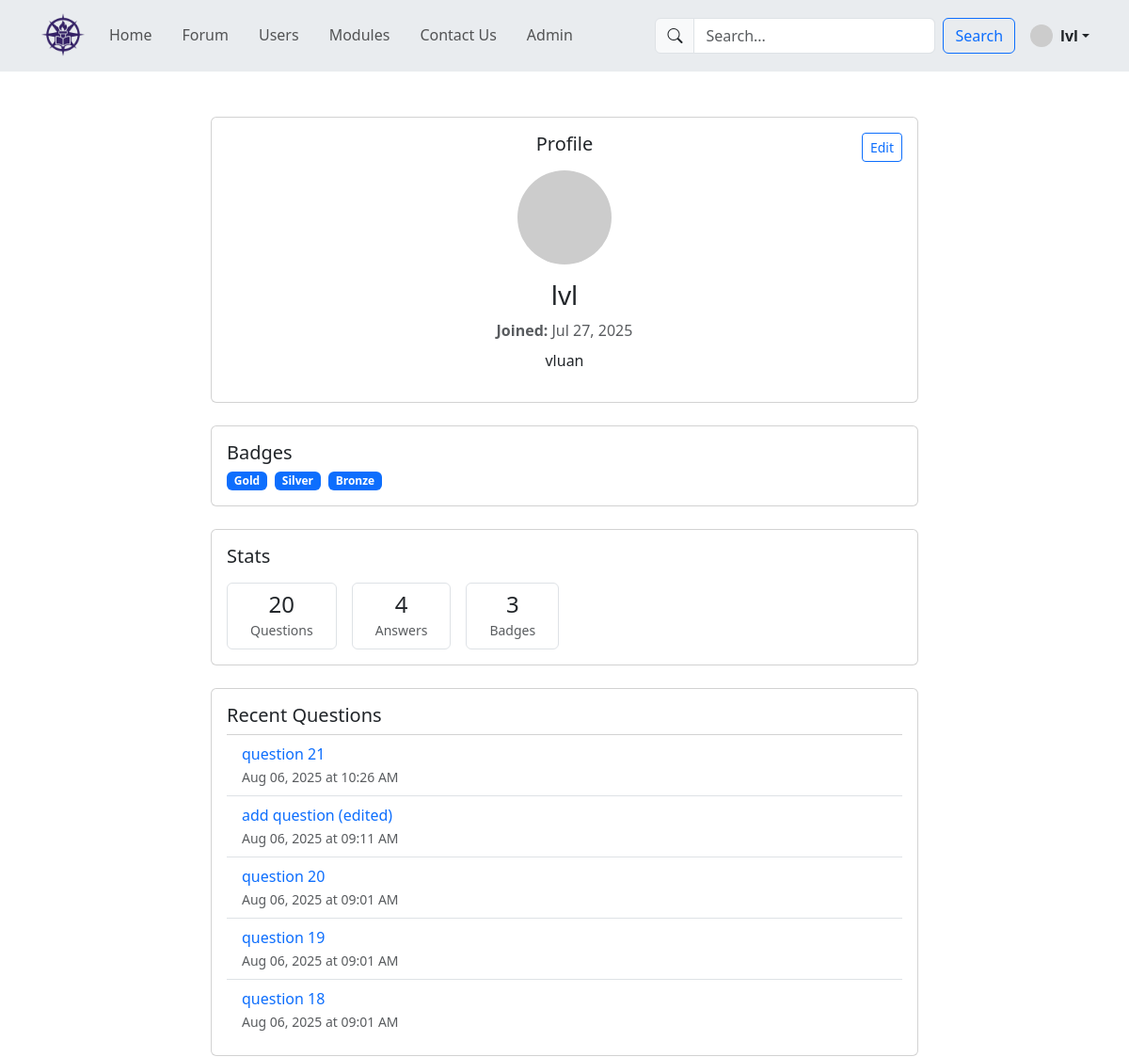
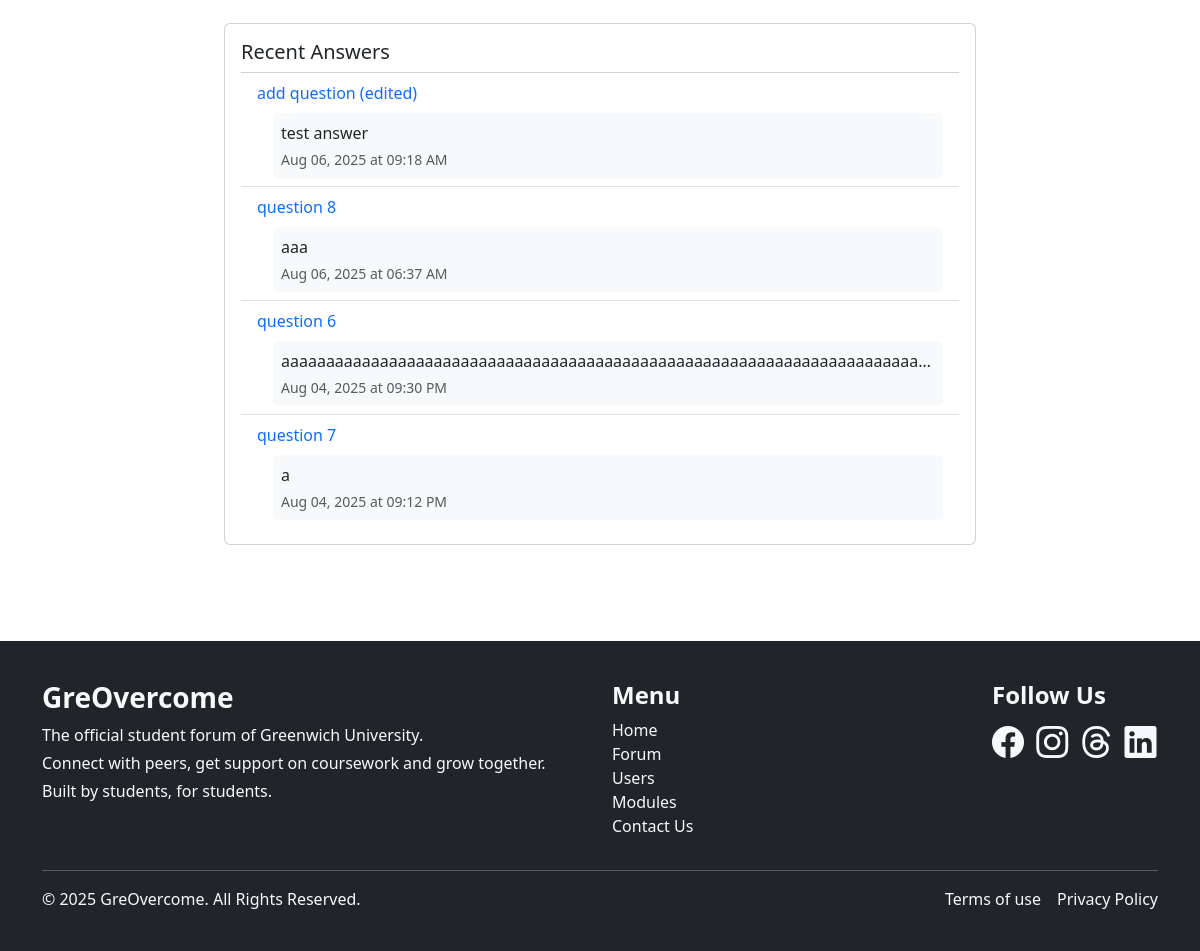
/coursework/user/tabs/users_tab/view_profile.php?id=5 (signed in), run on the app's committed database (2 pictures, top to bottom).
### tables this page shows
CREATE TABLE `user` (
  `id` int(11) NOT NULL,
  `name` varchar(255) NOT NULL,
  `email` varchar(255) NOT NULL,
  `password` varchar(255) NOT NULL,
  `created_at` datetime DEFAULT current_timestamp(),
  `bio` text DEFAULT NULL
);

CREATE TABLE `question` (
  `id` int(11) NOT NULL,
  `quest_title` text NOT NULL,
  `questtext` text NOT NULL,
  `questdate` datetime DEFAULT current_timestamp(),
  `images` text DEFAULT NULL,
  `userid` int(11) NOT NULL,
  `moduleid` int(11) NOT NULL
);

CREATE TABLE `answers` (
  `id` int(11) NOT NULL,
  `user_id` int(11) DEFAULT NULL,
  `user_name` varchar(100) NOT NULL,
  `answer_text` text NOT NULL,
  `question_id` int(11) NOT NULL,
  `created_at` datetime DEFAULT current_timestamp()
);

### coursework/user/tabs/users_tab/view_profile.php (called while the page is built, shortened)
<?php
    include '../../../system/include/DatabaseConnection.php';
    include '../../../system/include/DatabaseFunction.php';
    try {
        $userId = (int) $_GET['id'];
        $user = getUserById($pdo, $userId);
        $totalQuestions = getQuestionsAskedByUser($pdo, $userId);
        $userQuestions = getRecentQuestions($pdo, $userId);
        $userAnswers = getRecentAnswers($pdo, $userId);
        $badges = ['Gold', 'Silver', 'Bronze'];
        $totalAnswers = count($userAnswers);
        $totalBadges = count($badges);
        include 'templates/view_profile.html.php';
    } catch (PDOException $e) {
        $title = 'An error has occurred';
        $output = 'Database error: ' . $e ->getMessage();
    }
    include '../../templates/public_layout.html.php';

### coursework/system/include/DatabaseFunction.php (called while the page is built, shortened)
<?php
    function query($pdo, $sql, $parameters = []) {
        $query = $pdo->prepare($sql);
        $query->execute($parameters);
        return $query;
    }
    function getQuestionsAskedByUser($pdo, $user_id) {
        $parameters = [':user_id' => $user_id];
        $query = query($pdo, "SELECT COUNT(*) FROM question WHERE userid = :user_id", $parameters);
        return $query->fetchColumn();
    }
    function getRecentQuestions($pdo, $user_id) {
        $parameters = [':user_id' => $user_id];
        $sql = "SELECT id, quest_title, questtext, questdate FROM question WHERE userid = :user_id ORDER BY questdate DESC LIMIT 5";
        $query = query($pdo, $sql, $parameters);
        return $query->fetchAll();
    }
    function getRecentAnswers($pdo, $user_id) {
        $parameters = ['user_id' => $user_id];
        $sql = "SELECT answers.id, answers.answer_text, answers.created_at, question.quest_title, question_id
                FROM answers
                JOIN question ON answers.question_id = question.id
                WHERE answers.user_id = :user_id
                ORDER BY answers.created_at DESC
                LIMIT 5";
        $query = query($pdo, $sql, $parameters);
        return $query->fetchAll();
    }
    function getUserById($pdo, $id) {
        $parameters = [':id' => $id];
        $query = query($pdo, "SELECT * FROM user WHERE id = :id", $parameters);
        return $query->fetch();
    }

### coursework/user/tabs/users_tab/templates/view_profile.html.php (the view)
<div class="container pb-5">
  <div class="row justify-content-center mb-4">
    <div class="col-md-12">
      <div class="card p-3 text-center position-relative">
        <?php if ((isset($_SESSION['userid']) && $_SESSION['userid'] == $user['id']) || in_array('admin', $_SESSION['roles'])): ?>
          <a href="edit_profile.php?id=<?= $user['id'] ?>"
            class="btn btn-sm btn-outline-primary position-absolute top-0 end-0 m-3">
            Edit
          </a>
        <?php endif; ?>
        <h5 class="mb-3">Profile</h5>
      <img src="https://ui-avatars.com/api/?name=<?= urlencode($user['name']) ?>&background=0d6efd&color=fff"
           class="rounded-circle mb-3 mb-3 d-block mx-auto"
           width="100" height="100"
           alt="Avatar of <?= htmlspecialchars($user['name']) ?>">
      <h3><?= htmlspecialchars($user['name']) ?></h3>
      <p class="text-muted mb-2"><strong>Joined:</strong> <?= date('M d, Y', strtotime($user['created_at'])) ?></p>
      <p><?= $user['bio'] ?></p>
      </div>
    </div>
  </div>
  <div class="row mb-4">
    <div class="col-md-12">
      <div class="card p-3">
        <h5>Badges</h5>
        <div class="d-flex flex-wrap gap-2">
          <?php foreach ($badges as $badge): ?>
            <span class="badge bg-primary"><?= $badge ?></span>
          <?php endforeach; ?>
        </div>
      </div>
    </div>
  </div>
  <div class="row mb-4">
    <div class="col-md-12">
      <div class="card p-3">
        <h5 class="mb-3">Stats</h5>
        <div class="d-flex flex-wrap gap-3">
          <div class="border rounded text-center px-4 py-2">
            <h4 class="mb-0"><?= $totalQuestions ?></h4>
            <small class="text-muted">Questions</small>
          </div>
          <div class="border rounded text-center px-4 py-2">
            <h4 class="mb-0"><?= $totalAnswers ?></h4>
            <small class="text-muted">Answers</small>
          </div>
          <div class="border rounded text-center px-4 py-2">
            <h4 class="mb-0"><?= $totalBadges ?></h4>
            <small class="text-muted">Badges</small>
          </div>
        </div>
      </div>
    </div>
  </div>
  <div class="row g-4 mb-4">
    <div class="col-md-12">
      <div class="card p-3 h-100">
        <h5>Recent Questions</h5>
        <ul class="list-group list-group-flush">
          <?php if (count($userQuestions)): ?>
            <?php foreach ($userQuestions as $q): ?>
              <li class="list-group-item">
                <div>
                  <a href="../../view_question.php?id=<?= $q['id'] ?>" class="text-decoration-none">
                    <span class="d-block text-truncate" style="max-width: 100%;">
                      <?= htmlspecialchars($q['quest_title']) ?>
                    </span>
                  </a>
                </div>
                <small class="text-muted"><?= date('M d, Y \a\\t H:i A', strtotime($q['questdate'])) ?></small>
              </li>
            <?php endforeach; ?>
          <?php else: ?>
            <li class="list-group-item text-muted">No questions yet.</li>
          <?php endif; ?>
        </ul>
      </div>
    </div>
  </div>
  <div class="row g-4 mb-4">
    <div class="col-md-12">
      <div class="card p-3 h-100">
        <h5>Recent Answers</h5>
        <ul class="list-group list-group-flush">
          <?php if (count($userAnswers)): ?>
            <?php foreach ($userAnswers as $a): ?>
              <li class="list-group-item">
                <a href="../../view_question.php?id=<?= $a['question_id'] ?>" class="text-decoration-none">
                  <span class="d-block text-truncate" style="max-width: 100%;">
                    <?= htmlspecialchars($a['quest_title']) ?>
                  </span>
                </a>
                <div class="ms-3 mt-2 p-2 bg-light border-3 rounded">
                  <span class="d-block text-truncate" style="max-width: 100%;">
                    <?= htmlspecialchars($a['answer_text']) ?>
                  </span>
                  <div class="text-muted small mt-1"><?= date('M d, Y \a\\t h:i A', strtotime($a['created_at'])) ?></div>
                </div>
              </li>
            <?php endforeach; ?>
          <?php else: ?>
            <li class="list-group-item text-muted">No answers yet.</li>
          <?php endif; ?>
        </ul>
      </div>
    </div>
  </div>

### coursework/user/style.css (style rules this page uses)
html, body { margin: 0; padding: 0; overflow-x: hidden; }

### coursework/user/templates/public_layout.html.php (style rules this page uses)
html, body { height: 100%; }
body { display: flex; flex-direction: column; }

### data on the page
user: name "lvl", created_at "Jul 27, 2025", bio "vluan"
question: quest_title "question 21", questdate "Aug 06, 2025 at 10:26 AM"
question: quest_title "add question (edited)", questdate "Aug 06, 2025 at 09:11 AM"
question: quest_title "question 20", questdate "Aug 06, 2025 at 09:01 AM"
question: quest_title "question 19", questdate "Aug 06, 2025 at 09:01 AM"
question: quest_title "question 18", questdate "Aug 06, 2025 at 09:01 AM"
answers: question.quest_title "add question (edited)", answer_text "test answer", created_at "Aug 06, 2025 at 09:18 AM"
answers: question.quest_title "question 8", answer_text "aaa", created_at "Aug 06, 2025 at 06:37 AM"
answers: question.quest_title "question 6", answer_text "aaaaaaaaaaaaaaaaaaaaaaaaaaaaaaaaaaaaaaaaaaaaaaaaaaaaaaaaaaaaaaaaaaaaaaa…", created_at "Aug 04, 2025 at 09:30 PM"
answers: question.quest_title "question 7", answer_text "a", created_at "Aug 04, 2025 at 09:12 PM"

### other printed values
$_SESSION['username'] "lvl"
$badge "Gold"
$badge "Silver"
$badge "Bronze"
$totalQuestions "20"
$totalAnswers "4"
$totalBadges "3"
